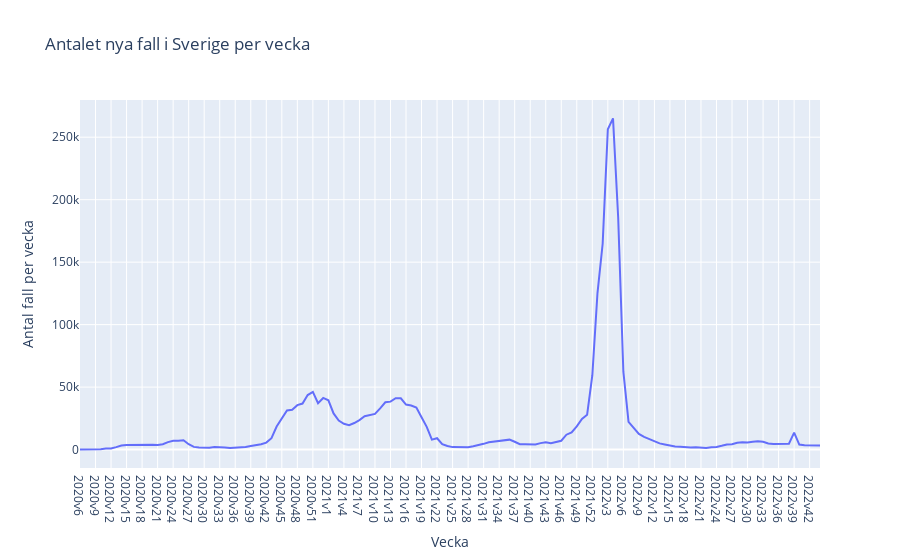

Write notebook code for a chart like this one.
### Code cell
# återupprepar ovanstående steg
fig = px.line(veckodata_riket, x = "Vecka", y = "Antal fall per vecka", title = "Antalet nya fall i Sverige per vecka")
fig.show()
fig.write_html("../Labb/Visualiseringar/nya_fall_per_vecka.html") #sparar visualisering i mappen som html-fil

### Figure 1 — Plotly figure (JSON) as saved in the notebook; plotly's stock layout.template omitted (floating-point values rounded to 4 significant figures; data arrays with more than 128 entries replaced by an {"elided": "..."} marker saying what was removed)
{"data": [{"hovertemplate": "Vecka=%{x}<br>Antal fall per vecka=%{y}<extra></extra>", "legendgroup": "", "line": {"color": "#636efa", "dash": "solid"}, "marker": {"symbol": "circle"}, "mode": "lines", "name": "", "orientation": "v", "showlegend": false, "type": "scatter", "x": {"elided": "144 str values"}, "xaxis": "x", "y": {"elided": "144 int values"}, "yaxis": "y"}], "layout": {"legend": {"tracegroupgap": 0}, "title": {"text": "Antalet nya fall i Sverige per vecka"}, "xaxis": {"anchor": "y", "domain": [0, 1], "title": {"text": "Vecka"}}, "yaxis": {"anchor": "x", "domain": [0, 1], "title": {"text": "Antal fall per vecka"}}}}
